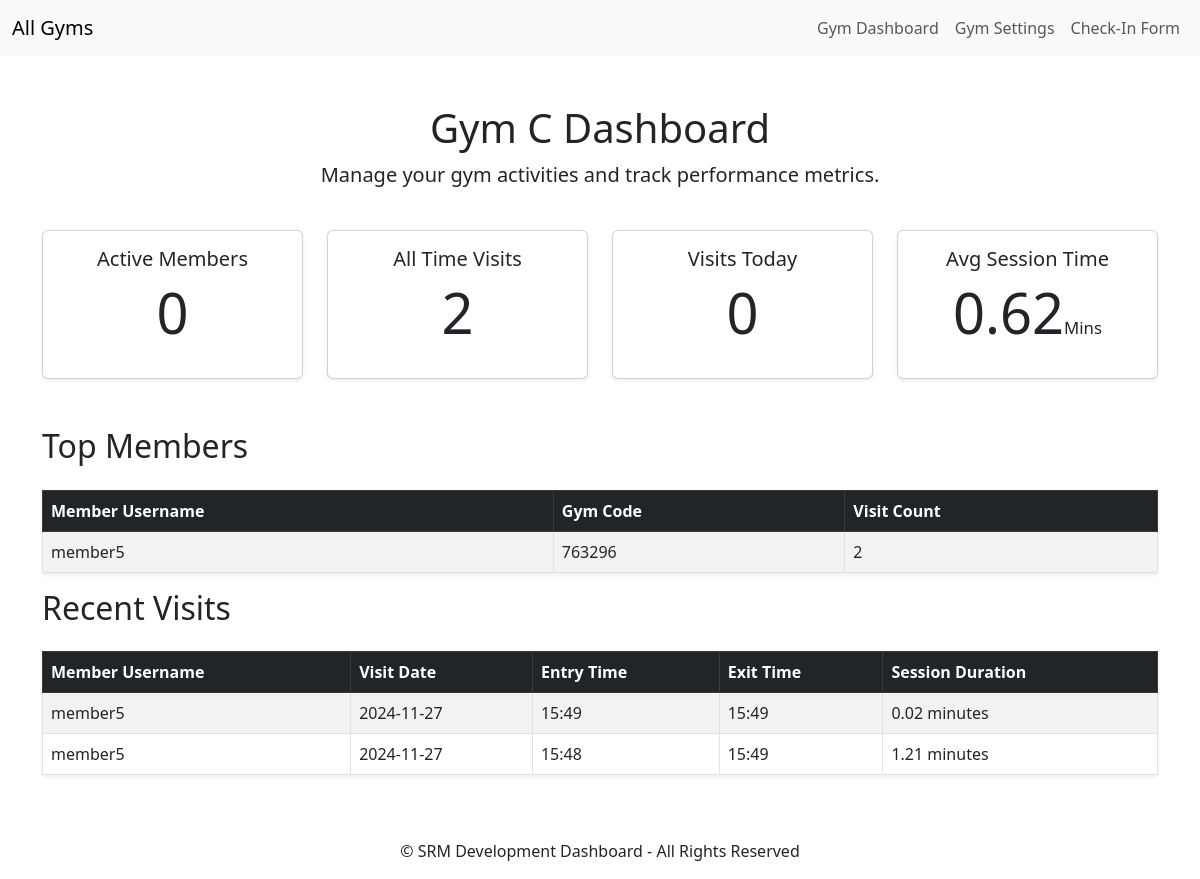
Page /gym-c/dashboard/ (signed in) on the earlier database version.
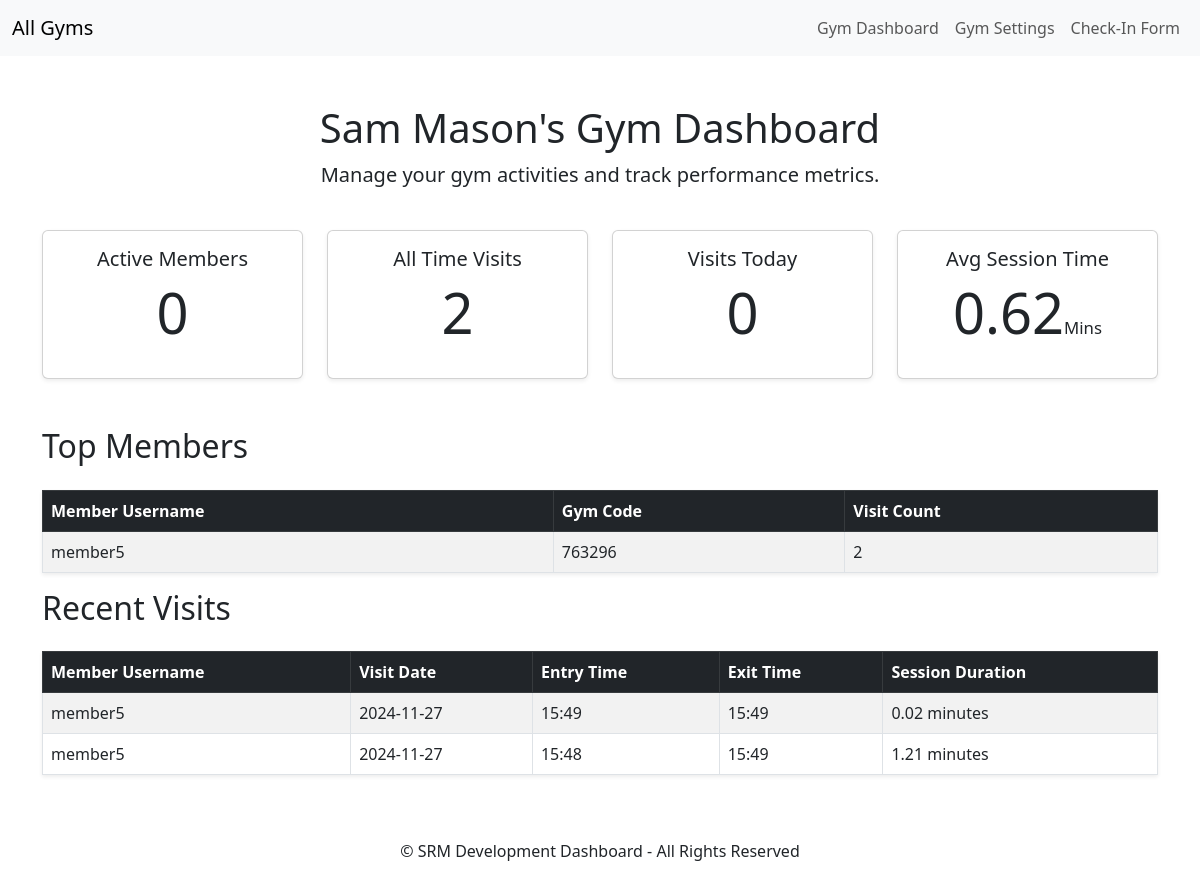
Same page on the later database version.
### core/models.py (models this page shows, shortened)
class Gym(models.Model):
    gym_id = models.AutoField(primary_key=True)
    name = models.CharField(max_length=255)
    slug = models.SlugField(unique=True, blank=True)
    address = models.TextField(blank=True, null=True)
    contact_number = models.CharField(max_length=15, null=True)
    email = models.EmailField(max_length=255, blank=True, null=True)
    owners = models.ManyToManyField(GymOwner, related_name='gyms')

### core/views.py (the view)
# urls.py: path('<slug:slug>/dashboard/', views.gym_dashboard, name='gym_dashboard'),
@login_required
def gym_dashboard(request, slug):
    user = request.user
    gym = get_object_or_404(Gym, slug=slug)
    try:
        gym_owner = GymOwner.objects.get(user=user)
        if gym not in gym_owner.gyms.all():
            messages.error(request, "You are not authorized to access this gym's dashboard.")
            return redirect('login')
    except GymOwner.DoesNotExist:
        messages.error(request, "You are not authorized to access the dashboard of this gym.")
        return redirect('login')
    member_count = gym.members.count()
    active_members_count = Member.objects.filter(gym=gym, active=True).count()
    inactive_members_count = Member.objects.filter(gym=gym, active=False).count()
    total_visits = Visit.get_number_of_visits_per_gym(gym)
    today_visits = Visit.objects.filter(member__gym=gym, entry_time__date=timezone.now().date()).count()
    avg_session_time = Visit.get_average_session_time_per_gym(gym)
    top_visitors = (
        Visit.objects.filter(member__gym=gym, exit_time__isnull=False)
        .values('member__user__username', 'member__gym_code')
        .annotate(visit_count=Count('id'))
        .order_by('-visit_count')
        )[:10]
    recent_visits = (
        Visit.objects.filter(member__gym=gym, exit_time__isnull=False)
        .order_by('-entry_time')
        )[:10]
    for visit in recent_visits:
        if visit.exit_time:
            session_duration = visit.exit_time - visit.entry_time
            visit.session_duration = round(session_duration.total_seconds() / 60, 2)
        else:
            visit.session_duration = 0
    context = {
        'gym_name': gym.name,
        'member_count': member_count,
        'total_visits': total_visits,
        'today_visits': today_visits,
        'avg_session_time': avg_session_time,
        'top_visitors': top_visitors,
        'gym_slug': slug,
        'recent_visits': recent_visits,
        'active_members': active_members_count,
        'inactive_members': inactive_members_count,
    }
    return render(request, 'gym_dashboard.html', context)

### core/models.py (called while the page is built)
    @classmethod
    def get_number_of_visits_per_gym(cls, gym):
        return cls.objects.filter(member__gym=gym, exit_time__isnull=False).count()

    @classmethod
    def get_average_session_time_per_gym(cls, gym):
        visits = cls.objects.filter(member__gym=gym, exit_time__isnull=False)
        total_session_time = timedelta(seconds=0)
        valid_visits_count = 0
        for visit in visits:
            exit_time = visit.exit_time or (visit.entry_time + visit.default_exit_duration)
            total_session_time += (exit_time - visit.entry_time)
            valid_visits_count += 1
        if valid_visits_count > 0:
            average_session_time = total_session_time / valid_visits_count
            return round((average_session_time.total_seconds() / 60),2)  # Convert to minutes
        return 0  # No visits, return 0 minute

### core/templates/gym_dashboard.html (shortened to what this page needs)
{% extends 'base_gym.html' %}
{% block content %}
<div class="row mb-4">
    <div class="col text-center">
        <h1>{{ gym_name }} Dashboard</h1>
        <p class="lead">Manage your gym activities and track performance metrics.</p>
    </div>
</div>
<div class="row text-center mb-5">
    <div class="col-md-3">
        <div class="card shadow-sm">
            <div class="card-body">
                <h5 class="card-title">Active Members</h5>
                <p class="display-4">{{ active_members }}</p>
            </div>
        </div>
    </div>
    <div class="col-md-3">
        <div class="card shadow-sm">
            <div class="card-body">
                <h5 class="card-title">All Time Visits</h5>
                <p class="display-4">{{ total_visits }}</p>
            </div>
        </div>
    </div>
    <div class="col-md-3">
        <div class="card shadow-sm">
            <div class="card-body">
                <h5 class="card-title">Visits Today</h5>
                <p class="display-4">{{ today_visits }}</p>
            </div>
        </div>
    </div>
    <div class="col-md-3">
        <div class="card shadow-sm">
            <div class="card-body">
                <h5 class="card-title">Avg Session Time</h5>
                <p class="display-4">{{ avg_session_time }}<small style="font-size: 30%;">Mins</small></p>
            </div>
        </div>
    </div>
</div>
<div class="row">
    <div class="col">
        <h2 class="mb-4">Top Members</h2>
        <table class="table table-striped table-bordered shadow-sm">
            <thead class="table-dark">
                <tr>
                    <th>Member Username</th>
                    <th>Gym Code</th>
                    <th>Visit Count</th>
                </tr>
            </thead>
            <tbody>
                {% for visitor in top_visitors %}
                <tr>
                    <td>{{ visitor.member__user__username }}</td>
                    <td>{{ visitor.member__gym_code }}</td>
                    <td>{{ visitor.visit_count }}</td>
                </tr>
                {% empty %}
                <tr>
                    <td colspan="3" class="text-center">No visits available</td>
                </tr>
                {% endfor %}
            </tbody>
        </table>
    </div>
</div>
<div class="row">
    <div class="col">
        <h2 class="mb-4">Recent Visits</h2>
        <table class="table table-striped table-bordered shadow-sm">
            <thead class="table-dark">
                <tr>
                    <th>Member Username</th>
                    <th>Visit Date</th>
                    <th>Entry Time</th>
                    <th>Exit Time</th>
                    <th>Session Duration</th>
                </tr>
            </thead>
            <tbody>
                {% for visit in recent_visits %}
                <tr>
                    <td>{{ visit.member.user.username }}</td>
                    <td>{{ visit.entry_time|date:"Y-m-d" }}</td>
                    <td>{{ visit.entry_time|date:"H:i" }}</td>
                    <td>
                        {% if visit.exit_time %}
                            {{ visit.exit_time|date:"H:i" }}
                        {% else %}
                            Not yet exited
                        {% endif %}
                    </td>
                    <td>
                        {% if visit.session_duration %}
                            {{ visit.session_duration }} minutes
                        {% else %}
                            Ongoing ({{ visit.entry_time|date:"Y-m-d H:i" }})
                        {% endif %}
                    </td>
                </tr>
                {% empty %}
                <tr>
                    <td colspan="5" class="text-center">No Recent Visits</td>
                </tr>
                {% endfor %}
            </tbody>
        </table>
    </div>
</div>
{% endblock %}

Differences in the rows shown:
changed Gym: name "Gym C" → "Sam Mason's Gym"
